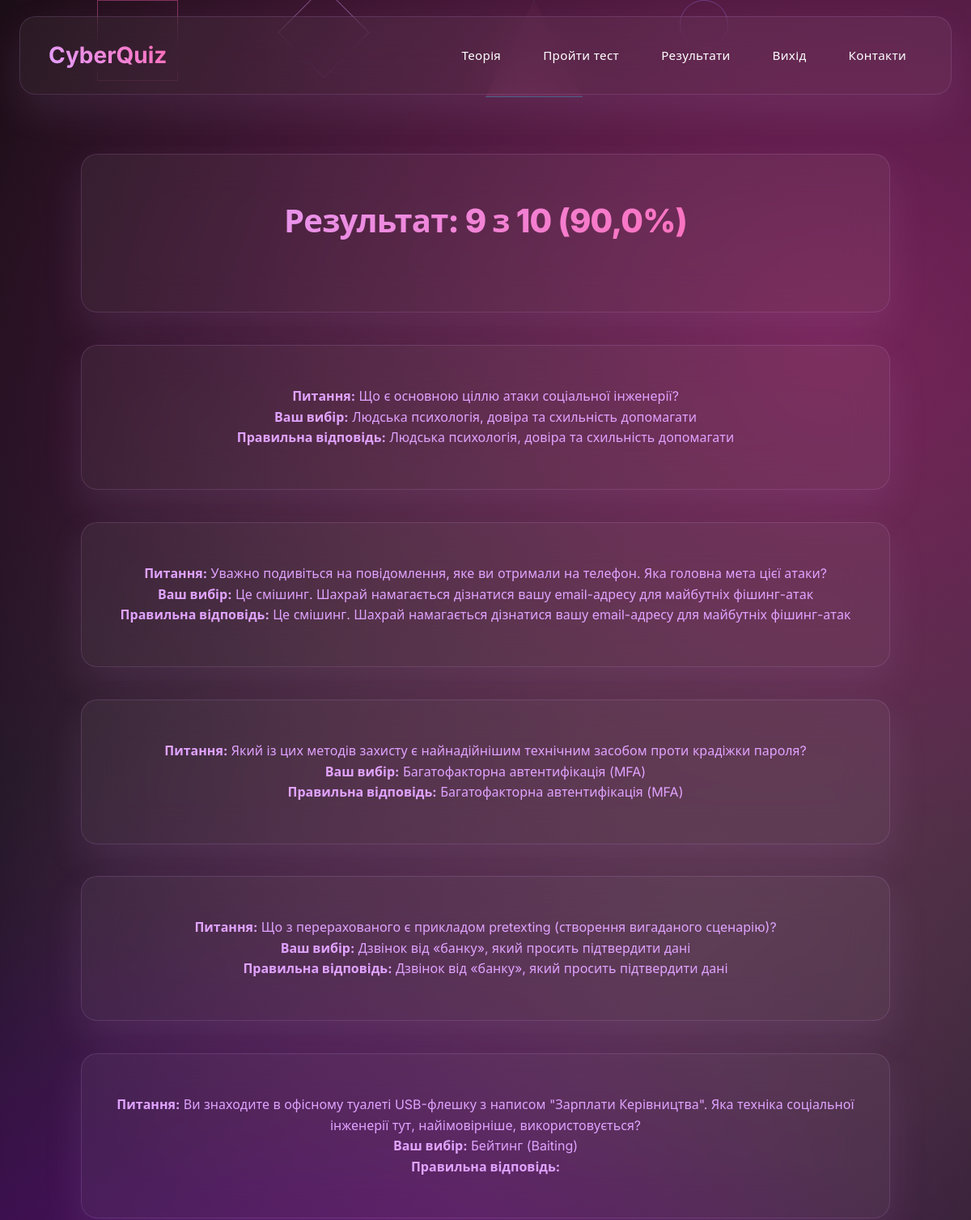
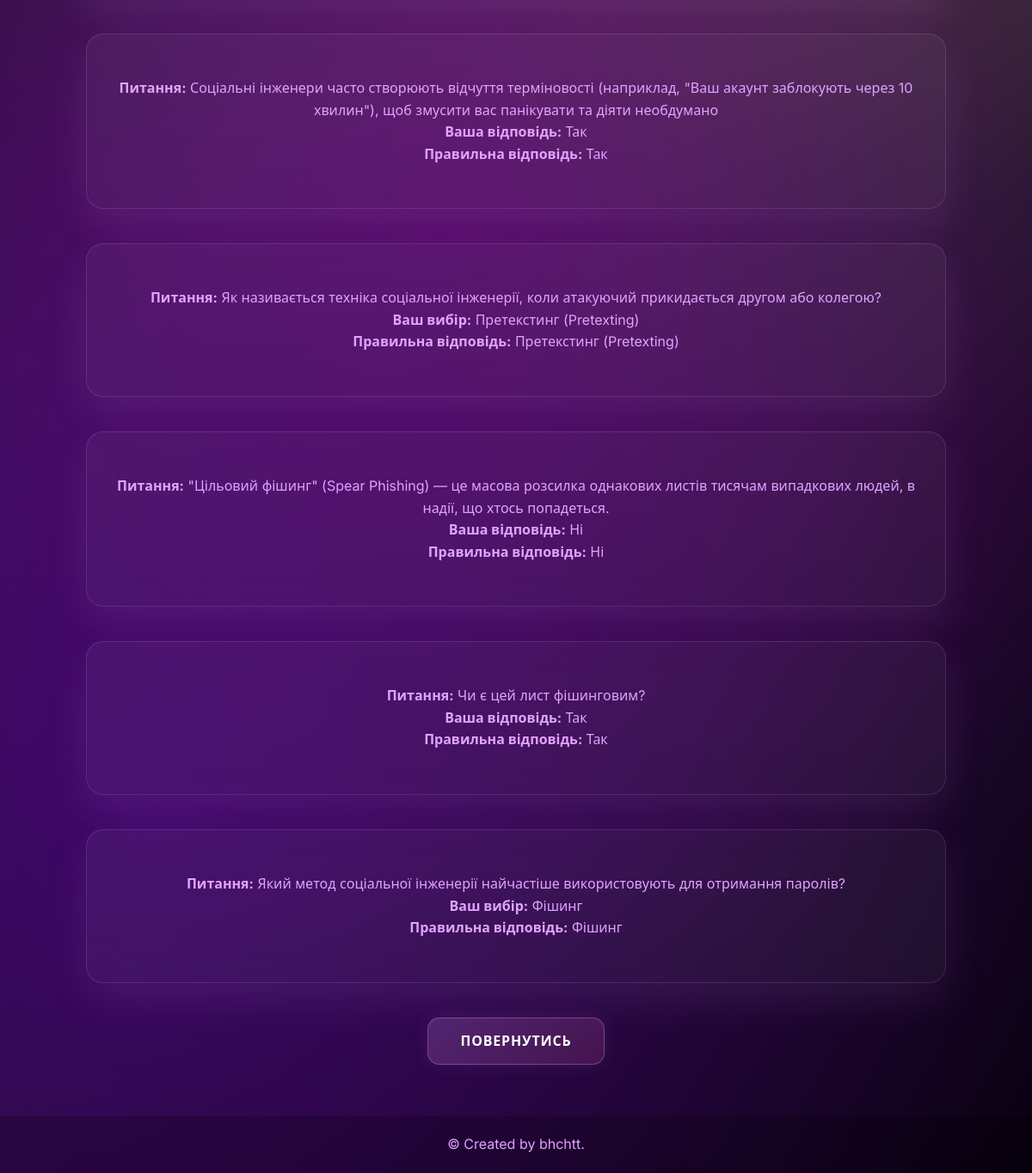
Page /quiz/result/19/ (signed in) on the committed database (2 pictures, top to bottom).
### awareness/models.py (models this page shows, shortened)
class Attempt(models.Model):
    user = models.ForeignKey(User, null=True, blank=True, on_delete=models.SET_NULL)
    user_name = models.CharField(max_length=100, blank=True, null=True)
    score = models.IntegerField()
    total = models.IntegerField()
    percent = models.FloatField(default=0.0)
    created_at = models.DateTimeField(auto_now_add=True)

class Answer(models.Model):
    attempt = models.ForeignKey(Attempt, related_name='answers', on_delete=models.CASCADE)
    question = models.ForeignKey(Question, on_delete=models.CASCADE)
    selected_choice = models.ForeignKey(Choice, null=True, blank=True, on_delete=models.SET_NULL)
    tf_answer = models.BooleanField(null=True, blank=True)

class Question(models.Model):
    TYPE_MCQ = 'MCQ'
    TYPE_TF = 'TF'
    QTYPE_CHOICES = (
        (TYPE_MCQ, 'Multiple Choice'),
        (TYPE_TF, 'True/False'),
    )
    text = models.TextField()
    qtype = models.CharField(max_length=3, choices=QTYPE_CHOICES)
    image = models.ImageField(
        upload_to='question_images/',
        blank=True,
        null=True,
        verbose_name="Зображення до питання"
    )
    explanation = models.TextField(blank=True, null=True)
    tf_correct_answer = models.BooleanField(null=True, blank=True)

class Choice(models.Model):
    question = models.ForeignKey(Question, related_name='choices', on_delete=models.CASCADE)
    text = models.CharField(max_length=255)
    is_correct = models.BooleanField(default=False)

### awareness/views.py (the view)
# urls.py: path('quiz/result/<int:attempt_id>/', views.quiz_result_detail, name='quiz_result_detail'),
@login_required
def quiz_result_detail(request, attempt_id):
    attempt = get_object_or_404(Attempt, id=attempt_id)
    answers = attempt.answers.select_related('question', 'selected_choice').all()
    return render(request, 'awareness/quiz_result_detail.html', {
        'attempt': attempt,
        'answers': answers
    })

### templates/awareness/quiz_result_detail.html (shortened to what this page needs)
{% extends 'awareness/base.html' %}
{% block content %}
<div class="registration-container">
  <div class="tm-glass-card">
    <h2>Результат: {{ attempt.score }} з {{ attempt.total }} ({{ attempt.percent }}%)</h2>
  </div>
  {% for a in answers %}
    <div class="tm-glass-card">
      <p><strong>Питання:</strong> {{ a.question.text }}</p>
      {% if a.question.qtype == 'MCQ' %}
        <p>
          <strong>Ваш вибір:</strong>
          {% if a.selected_choice %}
            {% if a.selected_choice.is_correct %}
              <span class="text-success">{{ a.selected_choice.text }}</span>
            {% else %}
              <span class="text-danger">{{ a.selected_choice.text }}</span>
            {% endif %}
          {% else %}
            <span class="text-warning">Немає відповіді</span>
          {% endif %}
        </p>
        <p>
          <strong>Правильна відповідь:</strong>
          {% for c in a.question.choices.all %}
            {% if c.is_correct %}
              {{ c.text }}
            {% endif %}
          {% endfor %}
        </p>
      {% else %}
        <p>
          <strong>Ваша відповідь:</strong>
          {% if a.tf_answer == a.question.tf_correct_answer %}
            <span class="text-success">{{ a.tf_answer|yesno:"Так,Ні" }}</span>
          {% else %}
            <span class="text-danger">{{ a.tf_answer|yesno:"Так,Ні" }}</span>
          {% endif %}
        </p>
        <p><strong>Правильна відповідь:</strong> {{ a.question.tf_correct_answer|yesno:"Так,Ні" }}</p>
      {% endif %}
    </div>
  {% endfor %}
  <a class="hero-button mt-3" href="{% url 'awareness:home' %}">Повернутись</a>
</div>
{% endblock %}

### static/css/style.css (style rules this page uses)
* { margin: 0; padding: 0; box-sizing: border-box; }
body { font-family: 'Inter', 'Segoe UI', -apple-system, BlinkMacSystemFont, system-ui, sans-serif; background: #000; color: #e0a3ff; overflow-x: hidden; min-height: 100vh; font-weight: 400; line-height: 1.6; -webkit-font-smoothing: antialiased; -moz-osx-font-smoothing: grayscale; padding-top: 130px; }
.hero-button { display: inline-block; padding: 14px 38px; border-radius: 14px; background: linear-gradient(135deg, rgba(224,163,255,0.2), rgba(255,105,180,0.15)); border: 1px solid rgba(224,163,255,0.3); color: #fff; font-weight: 700; text-decoration: none; text-transform: uppercase; letter-spacing: 0.05em; backdrop-filter: blur(10px); transition: all 0.35s cubic-bezier(0.4, 0, 0.2, 1); box-shadow: 0 0 20px rgba(224, 163, 255, 0.1); opacity: 0; animation: buttonSlideUp 1.2s ease 1s forwards; }
.registration-container, .auth-container, .results-container { display: flex; flex-direction: column; align-items: center; justify-content: center; padding: 60px 20px; min-height: calc(100vh - 80px); gap: 40px; position: relative; }
.registration-card, .auth-card, .result-card, .tm-glass-card, .test-card { background: rgba(255, 255, 255, 0.05); backdrop-filter: blur(25px); padding: 50px 35px; border-radius: 20px; box-shadow: 0 20px 50px rgba(224, 163, 255, 0.1); width: 100%; max-width: 1000px; color: #e0a3ff; text-align: center; border: 1px solid rgba(224, 163, 255, 0.15); animation: fadeInScale 1s ease forwards; position: relative; }
.registration-card h2, .auth-card h5, .result-card h2, .tm-glass-card h2, .test-card h2 { margin-bottom: 30px; font-weight: 800; background: linear-gradient(135deg, #e0a3ff 0%, #ff69b4 30%, #9370db 60%, #e0a3ff 100%); background-size: 300% 300%; -webkit-background-clip: text; background-clip: text; -webkit-text-fill-color: transparent; animation: modernGradient 8s ease infinite, slideInFromRight 1s ease forwards; letter-spacing: -0.02em; }
.result-card h2, .tm-glass-card h2, .test-card h2 { font-size: clamp(2rem, 4vw, 2.5rem); }

### rows in the picture
Attempt: score "9", total "10", percent "90,0"
Answer: question.text "Що є основною ціллю атаки соціальної інженерії?", selected_choice.text "Людська психологія, довіра та схильність допомагати"
Choice: text "Людська психологія, довіра та схильність допомагати"
Answer: question.text "Уважно подивіться на повідомлення, яке ви отримали на телефон. Яка головна мета цієї атаки?", selected_choice.text "Це смішинг. Шахрай намагається дізнатися вашу email-адресу для майбутніх фішинг-атак"
Choice: text "Це смішинг. Шахрай намагається дізнатися вашу email-адресу для майбутніх фішинг-атак"
Answer: question.text "Який із цих методів захисту є найнадійнішим технічним засобом проти крадіжки пароля?", selected_choice.text "Багатофакторна автентифікація (MFA)"
Choice: text "Багатофакторна автентифікація (MFA)"
Answer: question.text "Що з перерахованого є прикладом pretexting (створення вигаданого сценарію)?", selected_choice.text "Дзвінок від «банку», який просить підтвердити дані"
Choice: text "Дзвінок від «банку», який просить підтвердити дані"
Answer: question.text "Ви знаходите в офісному туалеті USB-флешку з написом \"Зарплати Керівництва\". Яка техніка соціальної інженерії тут, найімовірніше, використовується?", selected_choice.text "Бейтинг (Baiting)"
Answer: question.text "Соціальні інженери часто створюють відчуття терміновості (наприклад, \"Ваш акаунт заблокують через 10 хвилин\"), щоб змусити вас панікувати та діяти необдумано", tf_answer "Так", question.tf_correct_answer "Так"
Answer: question.text "Як називається техніка соціальної інженерії, коли атакуючий прикидається другом або колегою?", selected_choice.text "Претекстинг (Pretexting)"
Choice: text "Претекстинг (Pretexting)"
Answer: question.text "\"Цільовий фішинг\" (Spear Phishing) — це масова розсилка однакових листів тисячам випадкових людей, в надії, що хтось попадеться.", tf_answer "Ні", question.tf_correct_answer "Ні"
Answer: question.text "Чи є цей лист фішинговим?", tf_answer "Так", question.tf_correct_answer "Так"
Answer: question.text "Який метод соціальної інженерії найчастіше використовують для отримання паролів?", selected_choice.text "Фішинг"
Choice: text "Фішинг"
